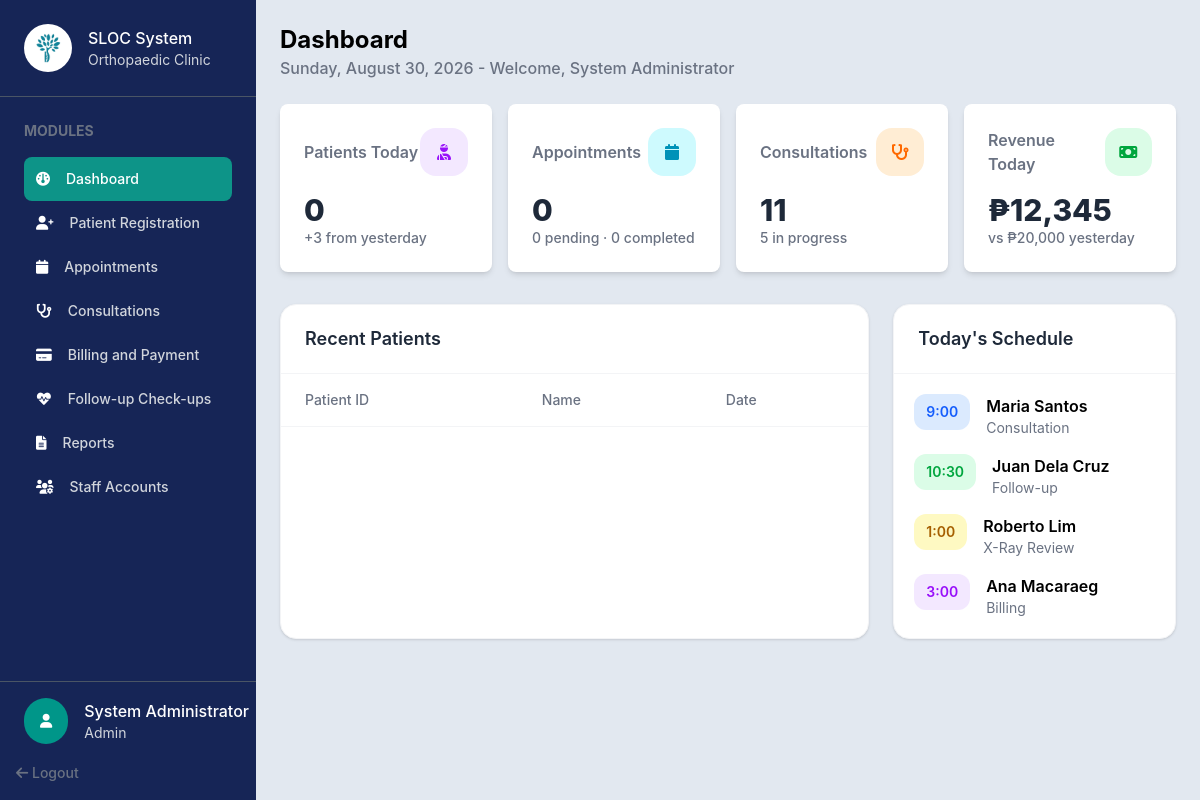
Before: /admin/admin-dashboard.php (signed in) with the older database file.
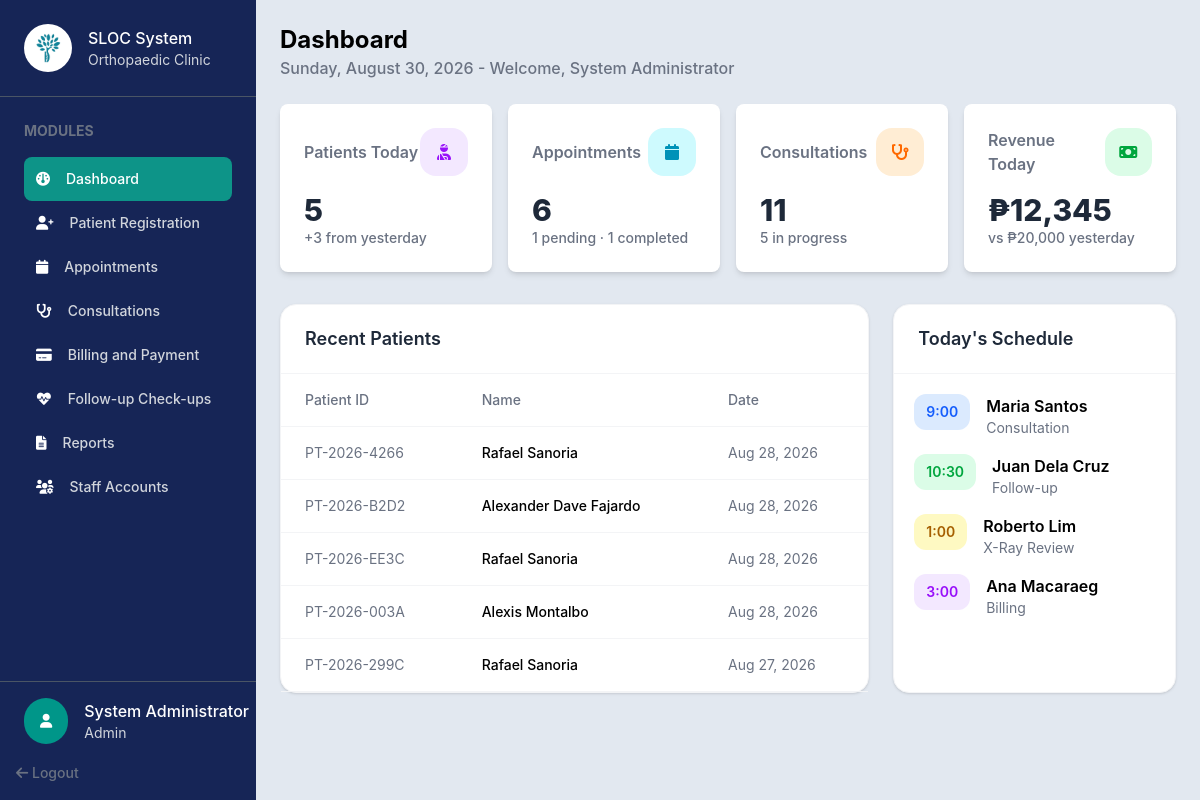
After: the same page with the newer database file.
### tables this page shows
CREATE TABLE `users` (
  `UserID` int(10) UNSIGNED NOT NULL,
  `Username` varchar(50) NOT NULL,
  `PasswordHash` varchar(255) NOT NULL,
  `FirstName` varchar(100) NOT NULL,
  `LastName` varchar(100) NOT NULL,
  `Role` enum('Admin','Doctor','Receptionist','Staff','Patient') NOT NULL DEFAULT 'Receptionist',
  `IsDoctor` tinyint(1) NOT NULL DEFAULT 0,
  `Email` varchar(150) DEFAULT NULL,
  `Phone` varchar(30) DEFAULT NULL,
  `Status` enum('Active','Inactive') NOT NULL DEFAULT 'Active',
  `CreatedAt` timestamp NOT NULL DEFAULT current_timestamp()
);

CREATE TABLE `patients` (
  `PatientID` int(10) UNSIGNED NOT NULL,
  `PatientCode` varchar(20) NOT NULL,
  `UserID` int(10) UNSIGNED DEFAULT NULL,
  `FirstName` varchar(100) NOT NULL,
  `MiddleName` varchar(100) DEFAULT NULL,
  `LastName` varchar(100) NOT NULL,
  `BirthDate` date NOT NULL,
  `Gender` enum('Male','Female','Other') NOT NULL,
  `CivilStatus` enum('Single','Married','Widowed','Separated') DEFAULT NULL,
  `Address` varchar(255) DEFAULT NULL,
  `Latitude` decimal(10,7) DEFAULT NULL,
  `Longitude` decimal(10,7) DEFAULT NULL,
  `Phone` varchar(30) DEFAULT NULL,
  `Email` varchar(150) DEFAULT NULL,
  `BloodType` varchar(5) DEFAULT NULL,
  `EmergencyContact` varchar(150) DEFAULT NULL,
  `EmergencyPhone` varchar(30) DEFAULT NULL,
  `PatientType` enum('Regular','Senior Citizen','PWD') NOT NULL DEFAULT 'Regular',
  `CreatedAt` timestamp NOT NULL DEFAULT current_timestamp()
);

### includes/auth.php (called while the page is built, shortened)
<?php
class SessionManager
{
    public static function isLoggedIn(): bool
    {
        return isset($_SESSION['user_id']) || isset($_SESSION['userId']) || isset($_SESSION['user']);
    }
    public static function getCurrentRole(): ?string
    {
        return $_SESSION['access_type']
            ?? $_SESSION['user']['Role']
            ?? $_SESSION['Role']
            ?? null;
    }
    public static function getUser(PDO $pdo): ?array
    {
        $userId = $_SESSION['user_id'] ?? $_SESSION['userId'] ?? $_SESSION['user']['UserID'] ?? null;
        $statement = $pdo->prepare(
            'SELECT UserID AS user_id, Username AS username, FirstName AS first_name,
                    LastName AS last_name, Email AS email, Phone AS phone,
                    Role AS role, IsDoctor AS is_doctor, Status AS status, CreatedAt AS created_at
             FROM users WHERE UserID = ?'
        );
        $statement->execute([$userId]);
        return $statement->fetch(PDO::FETCH_ASSOC) ?: null;
    }
}

### includes/fetch.php (called while the page is built, shortened)
<?php
function fetchAllData(PDO $pdo, string $query, array $params = []): array
{
    $stmt = $pdo->prepare($query);
    $stmt->execute($params);
    return $stmt->fetchAll(PDO::FETCH_ASSOC);
}

### admin/admin-dashboard.php (the view, shortened to what this page needs)
<?php
include_once __DIR__ . '/../config/config.php';
require_once __DIR__ . '/../includes/auth.php';
require_once __DIR__ . '/../includes/fetch.php';
$admin = SessionManager::getUser($pdo);
$today = date('l, F j, Y');
$displayName = trim(($admin['first_name'] ?? '') . ' ' . ($admin['last_name'] ?? ''));
$displayName = $displayName !== '' ? $displayName : ($admin['username'] ?? 'User');
$patients = fetchAllData($pdo, "SELECT * FROM patients ORDER BY userID DESC LIMIT 5");
$appointments = fetchAllData($pdo, "SELECT * FROM appointments");
$pendingAppointments = fetchAllData($pdo, "SELECT * FROM appointments WHERE status = 'Pending'");
$completedAppointments = fetchAllData($pdo, "SELECT * FROM appointments WHERE status = 'Completed'");
?>
<!DOCTYPE html>
<html lang="en">
<head>
    <link rel="stylesheet" href="../assets/css/output.css">
    <link rel="stylesheet" href="../assets/css/global.css">
    <link rel="stylesheet" href="https://cdnjs.cloudflare.com/ajax/libs/font-awesome/6.0.0-beta3/css/all.min.css">
</head>
<body class="h-screen flex bg-slate-200">
    <?php include_once '../includes/sidebar.php'; ?>
    <section class="flex-1 p-6 overflow-auto">
        <div>
            <h1 class="text-2xl font-bold">Dashboard</h1>
            <h3 class="text-md font-medium text-gray-500">
                <?= htmlspecialchars($today) ?> - Welcome, <?= htmlspecialchars($displayName) ?>
            </h3>
        </div>
        <div class="flex w-full gap-4 mt-6">
            <div class="bg-white p-6 rounded-lg shadow-md flex-1">
                <div class="flex justify-between items-center mb-4">
                    <h2 class="text-gray-500 text-md font-semibold">Patients Today</h2>
                    <div class="w-12 h-12 rounded-2xl bg-purple-100 flex items-center justify-center">
                        <i class="fas fa-user-injured text-purple-600"></i>
                    </div>
                </div>
                <p class="text-gray-800 text-3xl font-extrabold"><?php echo count($patients); ?></p>
                <p class="text-gray-500 text-sm font-medium">+3 from yesterday</p>
            </div>
            <div class="bg-white p-6 rounded-lg shadow-md flex-1">
                <div class="flex justify-between items-center mb-4">
                    <h2 class="text-gray-500 text-md font-semibold">Appointments </h2>
                    <div class="w-12 h-12 rounded-2xl bg-cyan-100 flex items-center justify-center">
                        <i class="fas fa-calendar text-cyan-600"></i>
                    </div>
                </div>
                <p class="text-gray-800 text-3xl font-extrabold"><?php echo count($appointments); ?></p>
                <p class="text-gray-500 text-sm font-medium"><?php echo count($pendingAppointments); ?> pending ·
                    <?php echo count($completedAppointments); ?> completed</p>
            </div>
            <div class="bg-white p-6 rounded-lg shadow-md flex-1">
                <div class="flex justify-between items-center mb-4">
                    <h2 class="text-gray-500 text-md font-semibold">Consultations</h2>
                    <div class="w-12 h-12 rounded-2xl bg-orange-100 flex items-center justify-center">
                        <i class="fas fa-stethoscope text-orange-500"></i>
                    </div>
                </div>
                <p class="text-gray-800 text-3xl font-extrabold">11</p>
                <p class="text-gray-500 text-sm font-medium">5 in progress</p>
            </div>
            <div class="bg-white p-6 rounded-lg shadow-md flex-1">
                <div class="flex justify-between items-center mb-4">
                    <h2 class="text-gray-500 text-md font-semibold">Revenue Today</h2>
                    <div class="w-12 h-12 rounded-2xl bg-green-100 flex items-center justify-center">
                        <i class="fas fa-money-bill text-green-600"></i>
                    </div>
                </div>
                <p class="text-gray-800 text-3xl font-extrabold">₱12,345</p>
                <p class="text-gray-500 text-sm font-medium">vs ₱20,000 yesterday</p>
            </div>
        </div>
        <div class="grid grid-cols-3 gap-6 mt-8">
            <div class="col-span-2 bg-white rounded-2xl shadow-sm border border-gray-100">
                <div class="flex items-center justify-between px-6 py-5 border-b border-gray-100">
                    <h2 class="text-lg font-semibold text-gray-800">
                        Recent Patients
                    </h2>
                </div>
                <div class="overflow-x-auto">
                    <table class="w-full">
                        <thead class="text-left text-sm text-gray-500">
                            <tr class="border-b border-gray-100">
                                <th class="px-6 py-4 font-medium">Patient ID</th>
                                <th class="px-6 py-4 font-medium">Name</th>
                                <th class="px-6 py-4 font-medium">Date</th>
                            </tr>
                        </thead>
                        <tbody class="text-sm">
                            <?php
                            $patients = fetchAllData($pdo, "SELECT
                                p.PatientID AS PatientID,
                                p.PatientCode,
                                p.FirstName,
                                p.MiddleName,
                                p.LastName,
                                p.CreatedAt
                            FROM patients p
                            GROUP BY p.PatientID ORDER BY p.CreatedAt DESC
                            ");
                            foreach ($patients as $patient) {
                                echo ' <tr class="border-b border-gray-100 hover:bg-gray-50">';
                                echo '<td class="px-6 py-4 text-gray-500">'
                                    . htmlspecialchars($patient['PatientCode']) .
                                    '</td>';
                                echo '<td class="px-6 py-4 font-medium">'
                                    . htmlspecialchars($patient['FirstName'] . ' ' . $patient['MiddleName'] . ' ' . $patient['LastName']) .
                                    '</td>';
                                echo '<td class="px-6 py-4 text-gray-500">'
                                    . htmlspecialchars(date('M d, Y', strtotime($patient['CreatedAt']))) .
                                    '</td>';
                            }
                            ?>
                        </tbody>
                    </table>
                </div>
            </div>
            <div class="bg-white rounded-2xl shadow-sm border border-gray-100">
                <div class="px-6 py-5 border-b border-gray-100">
                    <h2 class="text-lg font-semibold text-gray-800">
                        Today's Schedule
                    </h2>
                </div>
                <div class="p-5 space-y-4">
                    <div class="flex items-start gap-4">
                        <div class="bg-blue-100 text-blue-600 rounded-xl px-3 py-2 text-sm font-semibold">
                            9:00
                        </div>
                        <div>
                            <h3 class="font-semibold">
                                Maria Santos
                            </h3>
                            <p class="text-sm text-gray-500">
                                Consultation
                            </p>
                        </div>
                    </div>
                    <div class="flex items-start gap-4">
                        <div class="bg-green-100 text-green-600 rounded-xl px-3 py-2 text-sm font-semibold">
                            10:30
                        </div>
                        <div>
                            <h3 class="font-semibold">
                                Juan Dela Cruz
                            </h3>
                            <p class="text-sm text-gray-500">
                                Follow-up
                            </p>
                        </div>
                    </div>
                    <div class="flex items-start gap-4">
                        <div class="bg-yellow-100 text-yellow-700 rounded-xl px-3 py-2 text-sm font-semibold">
                            1:00
                        </div>
                        <div>
                            <h3 class="font-semibold">
                                Roberto Lim
                            </h3>
                            <p class="text-sm text-gray-500">
                                X-Ray Review
                            </p>
                        </div>
                    </div>
                    <div class="flex items-start gap-4">
                        <div class="bg-purple-100 text-purple-600 rounded-xl px-3 py-2 text-sm font-semibold">
                            3:00
                        </div>
                        <div>
                            <h3 class="font-semibold">
                                Ana Macaraeg
                            </h3>
                            <p class="text-sm text-gray-500">
                                Billing
                            </p>
                        </div>
                    </div>
                </div>
            </div>
        </div>
    </section>
</body>
</html>

### includes/sidebar.php
<?php
$navItems = [
    [
        'label' => 'Dashboard',
        'icon' => 'fa-gauge',
        'file' => 'admin-dashboard.php',
        'href' => '../admin/admin-dashboard.php',
        'roles' => ['admin', 'staff'],
    ],
    [
        'label' => 'Patient Registration',
        'icon' => 'fa-user-plus',
        'file' => 'patient-registration.php',
        'href' => '../admin/patient-registration.php',
        'roles' => ['admin', 'staff'],
    ],
    [
        'label' => 'Appointments',
        'icon' => 'fa-calendar',
        'file' => 'appointments.php',
        'href' => '../admin/appointments.php',
        'roles' => ['admin', 'staff'],
    ],
    [
        'label' => 'Consultations',
        'icon' => 'fa-stethoscope',
        'file' => 'consultations.php',
        'href' => '../admin/consultations.php',
        'roles' => ['admin'],
    ],
    [
        'label' => 'Billing and Payment',
        'icon' => 'fa-credit-card',
        'file' => 'billing-payment.php',
        'href' => '../admin/billing-payment.php',
        'roles' => ['admin', 'staff'],
    ],
    [
        'label' => 'Follow-up Check-ups',
        'icon' => 'fa-heart-pulse',
        'file' => 'follow-up-checkups.php',
        'href' => '../admin/follow-up-checkups.php',
        'roles' => ['admin', 'staff'],
    ],
    [
        'label' => 'Reports',
        'icon' => 'fa-file-lines',
        'file' => 'reports.php',
        'href' => '../admin/reports.php',
        'roles' => ['admin'],
    ],
    [
        'label' => 'Staff Accounts',
        'icon' => 'fa-users-gear',
        'file' => 'staff-management.php',
        'href' => '../admin/staff-management.php',
        'roles' => ['admin'],
    ],
];
$currentRole = strtolower((string) (SessionManager::getCurrentRole() ?? 'staff'));
$currentFile = basename($_SERVER['PHP_SELF']);
?>
<div class="w-64 shrink-0 bg-blue-950 flex flex-col h-full">
    <div class="w-full border-b p-6 border-gray-600 flex items-center gap-4">
        <img src="../assets/img/icon-logo.ico" alt="SLOC Logo" class="w-12 h-12 object-contain rounded-full">
        <div>
            <h1 class="text-white text-md font-medium">SLOC System</h1>
            <h3 class="text-gray-300 text-sm">Orthopaedic Clinic</h3>
        </div>
    </div>
    <div class="custom-scrollbar w-full p-6 overflow-y-auto flex-1">
        <h2 class="text-gray-500 font-bold text-sm mb-4">MODULES</h2>
        <?php foreach ($navItems as $item): ?>
            <?php if (in_array($currentRole, $item['roles'], true)): ?>
                <div class="flex items-center p-3 rounded-lg gap-4 <?= $currentFile === $item['file'] ? 'active' : '' ?>">
                    <i class="text-sm fa-solid <?= htmlspecialchars($item['icon']) ?> text-white"></i>
                    <a href="<?= htmlspecialchars($item['href']) ?>" class="text-sm text-gray-300 hover:text-white font-medium">
                        <?= htmlspecialchars($item['label']) ?>
                    </a>
                </div>
            <?php endif; ?>
        <?php endforeach; ?>
    </div>
    <div class="mt-auto">
        <div class="w-full border-t pt-4 pl-6 border-gray-600 flex items-center gap-4">
            <i class="text-sm fa-solid fa-user text-white p-4 bg-teal-600 rounded-full"></i>
            <div>
                <?php if ($admin): ?>
                    <h1 class="text-white text-md font-medium">
                        <?= htmlspecialchars($admin['first_name']) ?>     <?= htmlspecialchars($admin['last_name']) ?>
                    </h1>
                    <h3 class="text-gray-300 text-sm"><?= htmlspecialchars($admin['role']) ?></h3>
                <?php endif; ?>
            </div>
        </div>
        <div class="w-full p-4">
            <a href="../logout.php" class="text-gray-500 hover:text-red-700 font-medium text-sm">
                <i class="fa-solid fa-arrow-left"></i> Logout
            </a>
        </div>
    </div>
</div>

### assets/css/global.css (style rules this page uses)
.active { background-color: #0d9488; }
.active a, .active i { color: white; }

Changed rows visible on the page:
added patients: PatientCode "PT-2026-4266", FirstName+MiddleName+LastName "Rafael Sanoria", CreatedAt "Aug 28, 2026"
added patients: PatientCode "PT-2026-B2D2", FirstName+MiddleName+LastName "Alexander Dave Fajardo", CreatedAt "Aug 28, 2026"
added patients: PatientCode "PT-2026-EE3C", FirstName+MiddleName+LastName "Rafael Sanoria", CreatedAt "Aug 28, 2026"
added patients: PatientCode "PT-2026-003A", FirstName+MiddleName+LastName "Alexis Montalbo", CreatedAt "Aug 28, 2026"
added patients: PatientCode "PT-2026-299C", FirstName+MiddleName+LastName "Rafael Sanoria", CreatedAt "Aug 27, 2026"
Other visible differences:
count($patients): "0" → "5"
count($appointments): "0" → "6"
count($pendingAppointments): "0" → "1"
count($completedAppointments): "0" → "1"
